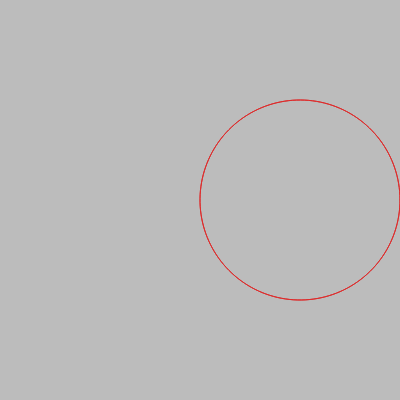
Frame 1 (no input)
Frame 2 (the mouse pressed at the canvas centre, redrawn once): identical to frame 1, image omitted

The p5.js sketch that drew this single still picture (run headless with seeded random() and noise() and a simulated clock; the mouse was pressed at the canvas centre and the sketch redrawn once):

// p5.js sketch
// ── sketch.js
var d = 8;
var n = 5;
var red = 222;
var sliderD;
var sliderN;
var sliderRed;

function setup() {
  createCanvas(400, 400);
  sliderD = createSlider(1, 20, 10, 1);
  sliderN = createSlider(1, 20, 10, 1);
  sliderRed = createSlider(0,255,222,1);
  sliderD.input(draw);
  sliderN.input(draw);
}

function draw() {
  d = sliderD.value();
  n = sliderN.value();
  red = sliderRed.value();
  var k = n / d;
  background(188);
  push();
  translate(width / 2, height / 2);

  beginShape();
  stroke(red,44,44);
  noFill();
  strokeWeight(1);
  for (var a = 0; a < TWO_PI * reduceDenominator(n, d); a += 0.02) {
    var r = 200 * cos(k * a);
    var x = r * cos(a);
    var y = r * sin(a);
    vertex(x, y);
  }
  endShape(CLOSE);
  pop();
  noLoop();
}

function reduceDenominator(numerator, denominator) {
    function rec(a, b) {
        return b ? rec(b, a % b) : a;
    }
    return denominator / rec(numerator, denominator);
}
